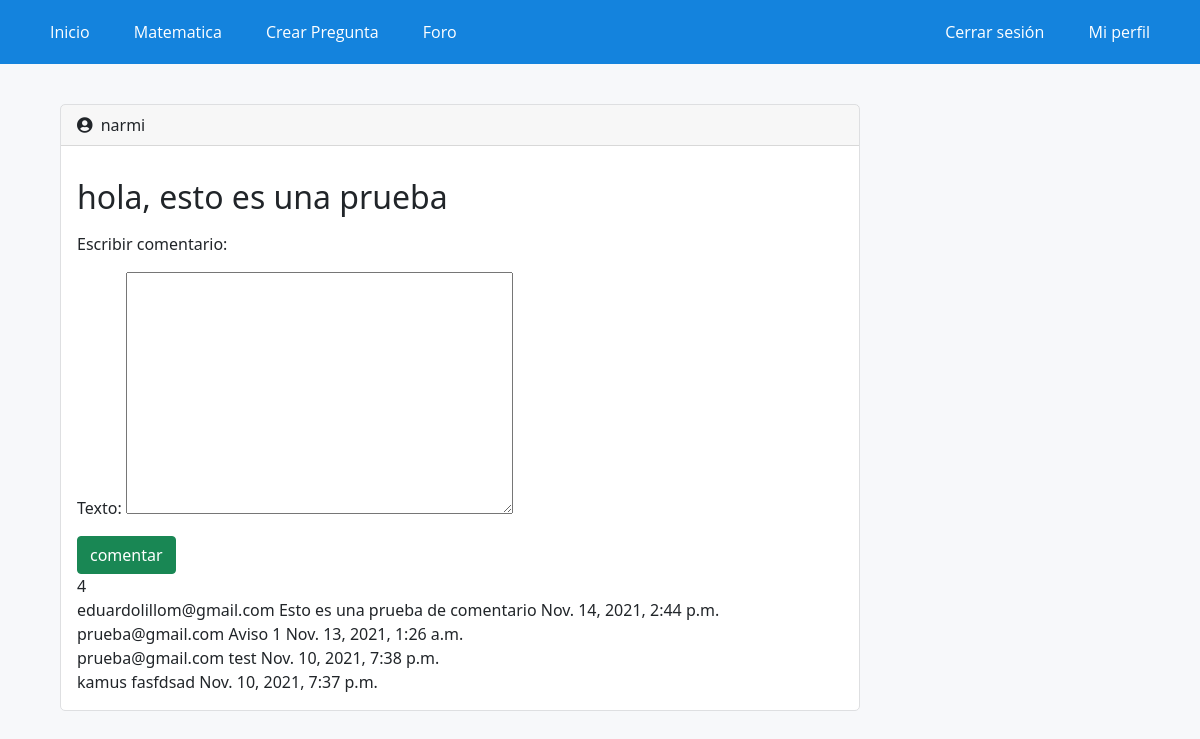
Screenshot of /post_id/1/ (signed in) with the database file from the repository.
### WebApp/models.py (models this page shows, shortened)
class PostForo(models.Model):
    usuario = models.ForeignKey(settings.AUTH_USER_MODEL, on_delete=models.CASCADE)
    sigla = models.CharField(max_length=7, choices=siglas)
    texto = models.TextField()
    slug = models.SlugField(unique=True, blank=True)
    tiempo = models.DateTimeField(auto_now_add=True)
    def comentarios(self):
        instance = self
        qs = Comentario.objects.filtro_por_instancia(instance)
        return qs
    def get_content_type(self):
        content_type = ContentType.objects.get_for_model(PostForo)
        return content_type

class Comentario(models.Model):
    usuario = models.ForeignKey(settings.AUTH_USER_MODEL, on_delete=models.DO_NOTHING, default=1)
    texto = models.TextField(verbose_name="Comentario")
    content_type = models.ForeignKey(ContentType, on_delete=models.CASCADE)
    object_id = models.PositiveIntegerField()
    content_object = GenericForeignKey('content_type', 'object_id')
    tiempo = models.DateTimeField(auto_now_add=True)
    objects = ComentarioManager()
    class Meta:
        ordering = ['-tiempo']

### WebApp/views.py (the view, shortened to what this page needs)
# urls.py: path('post_id/<pk>/', Comentarios_pk, name='foro2'),
def Comentarios_pk(request, pk):
    instance = get_object_or_404(PostForo, pk= pk)
    inicializar_datos = {
        'content_type': instance.get_content_type,
        'object_id' : instance.id
    }
    form = FormComentarios(request.POST or None, initial=inicializar_datos)
    ver_comentario = instance.comentarios
    context = {
        'form': form,
        'instance': instance,
        'ver_comentario': ver_comentario
    }
    return render(request, 'app/comentario.html', context)

### WebApp/forms.py
class FormComentarios(forms.Form):
    content_type = forms.CharField(widget=forms.HiddenInput)
    object_id = forms.IntegerField(widget=forms.HiddenInput)
    texto = forms.CharField(widget=forms.Textarea)

### WebApp/models.py (called while the page is built)
    def filtro_por_instancia(self, instance):
        content_type = ContentType.objects.get_for_model(instance.__class__)
        obj_id = instance.id
        qs = super(ComentarioManager, self).filter(content_type= content_type, object_id = obj_id)
        return qs

### WebApp/templates/app/comentario.html (shortened to what this page needs)
{% extends 'app/base.html' %}
{% load static %}
{% block contenido %}
<div class="elContenedor">
    <div class="preguntas mb-3" style="max-width: 800px;">
        <div class="card-header"><i class="fas fa-user-circle pr-2">&nbsp;</i> {{instance.usuario.username}}</div>
        <div class="card-body">
          <p class="card-text"> <h2>{{instance.texto}}</h2></p>
          <div>
            <p>Escribir comentario:</p>
            <form method="post">
                {{form.as_p}}
                <button class="btn btn-success" type="submit">
                    comentar
                </button>
            </form>
        </div>
    {{ver_comentario.count}}
    {% for ver_comentario in ver_comentario %}
    <div>
        {{ver_comentario.usuario}}
        {{ver_comentario.texto}} {{ver_comentario.tiempo}}
    </div>
    {% endfor %}
</div>
        </div>
      </div>
{% endblock %}

### WebApp/static/app/css/styles.css (style rules this page uses)
* { margin: 0; padding: 0; -webkit-box-sizing: border-box; -moz-box-sizing: border-box; box-sizing: border-box; }
body { background: rgb(247,248,250); }
.elContenedor { width: 90%; padding-top: 0px; margin:auto; }
.preguntas { background-color: rgb(255,255,255); border-radius: 5px ; margin-bottom: 40px; margin-top: 40px; border: 1px solid rgb(222,223,225); }

### rows the page displays
PostForo: usuario.username "narmi", texto "hola, esto es una prueba", count "4"
Comentario: usuario "eduardolillom@gmail.com", texto "Esto es una prueba de comentario", tiempo "Nov. 14, 2021, 2:44 p.m."
Comentario: usuario "prueba@gmail.com", texto "Aviso 1", tiempo "Nov. 13, 2021, 1:26 a.m."
Comentario: usuario "prueba@gmail.com", texto "test", tiempo "Nov. 10, 2021, 7:38 p.m."
Comentario: usuario "kamus", texto "fasfdsad", tiempo "Nov. 10, 2021, 7:37 p.m."
